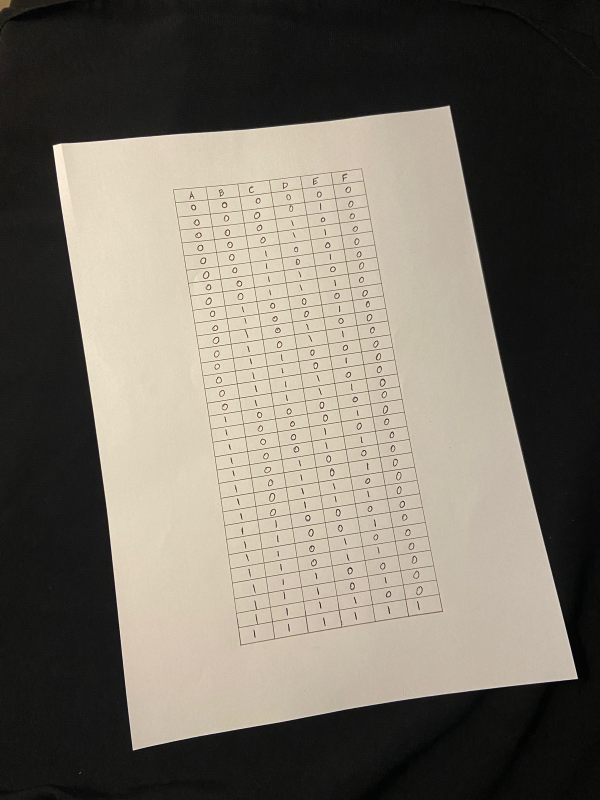
#> input picture Application/test.png, 1200 x 1600 px (shown at 1/2 size)
$ python -i Image_Preprocessing.py   (imports and definitions only)
#> lines starting #> are read from the running program, lines starting #| are printed output that depends on the picture; after the words box and inside, x2 and y2 are one past the last pixel; in counts of white or black regions, pixels touching at a corner belong together
#> further down, picture is the input picture: shape (1600, 1200, 3); mean B, G, R 100.7, 111.2, 117.3
import cv2
import ttg
from commonfunctions import *
import numpy as np
import skimage.io as io
import functools
# this helps to find the paper contour

def load_image(path):
    img = cv2.imread(path)
    return img
# this helps to find the paper contour
def find_biggest_contours(contours):
    biggest = np.array([])
    max_area = 0
    test = 0
    for i in contours:
        area = cv2.contourArea(i)
        if area > 15000:
            peri = cv2.arcLength(i, True)
            corners = cv2.approxPolyDP(i, 0.01 * peri, True)
            # to check that it is a rect and has the max area
            if area > max_area and len(corners) == 4:
                biggest = corners
                max_area = area
    return biggest
def Deskew(image:np.ndarray,show=False):
#> called with show = False
    img_original =  image.copy()
    img = image.copy()
    gray = cv2.cvtColor(img, cv2.COLOR_BGR2GRAY)

    # reduce unwanted noise very well while keeping edges fairly sharp
    gray = cv2.bilateralFilter(gray, 50, 15, 15)
    edged = cv2.Canny(gray, 50, 50)
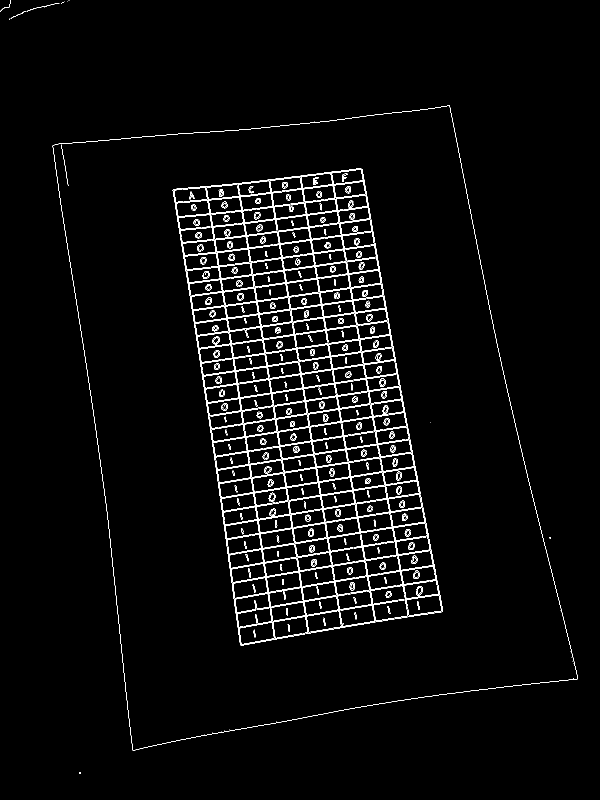
#> edged: shape (1600, 1200) (shown at 1/2 size); 2.7% white in thin lines or dots
    kernel = np.ones((7, 7))
    dilatedImg = cv2.dilate(edged, kernel, iterations=2)
#> dilatedImg: shape (1600, 1200); 19.8% white; 6 white regions, box (x1, y1, x2, y2) and area: (339, 330, 892, 1297) 315867, (99, 205, 1162, 1507) 61793, (12, 0, 145, 46) 2101, (0, 0, 28, 29) 552, (152, 1538, 168, 1554) 254, (854, 838, 867, 851) 169
    edged = cv2.erode(dilatedImg, kernel, iterations=1)
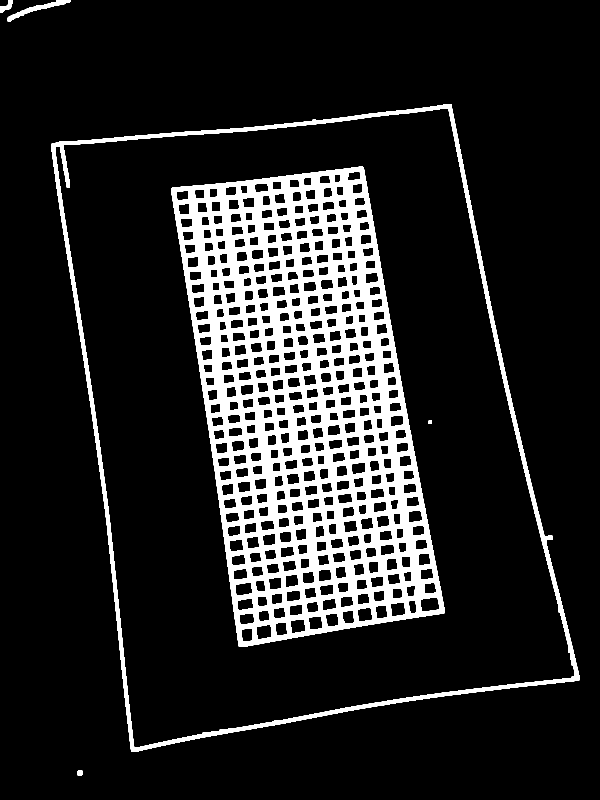
#> edged: shape (1600, 1200) (shown at 1/2 size); 13.7% white; 6 white regions

    # Contour detection
    contours, hierarchy = cv2.findContours(edged.copy(), cv2.RETR_TREE, cv2.CHAIN_APPROX_SIMPLE)
#> contours = 403 contours; largest, box (x1, y1, x2, y2) and area: (102, 208, 1159, 1504) 1003993, (110, 216, 1150, 1496) 975006, (342, 333, 889, 1294) 364568, (15, 0, 142, 43) 1018, (840, 1194, 879, 1224) 920
    Contour_Frames = img.copy()
    Contour_Frames = cv2.drawContours(Contour_Frames, contours, -1,  (0, 255, 0), 10)
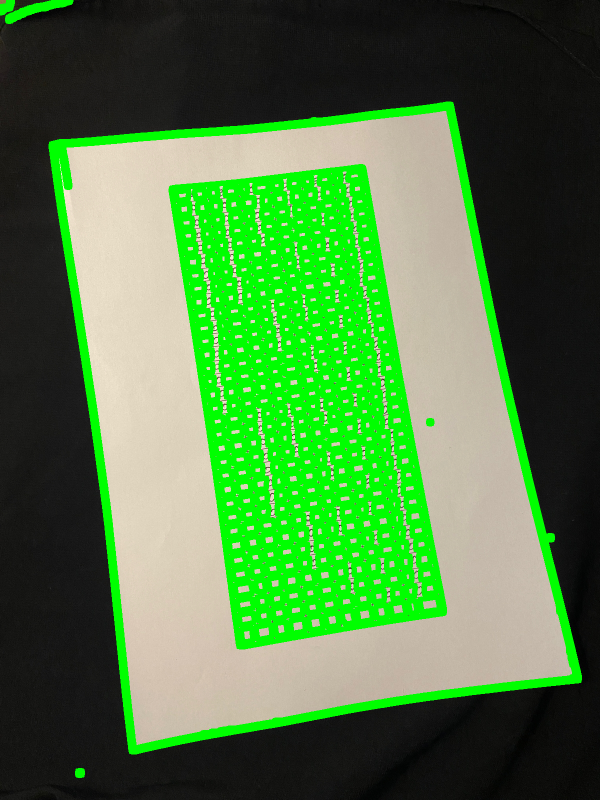
#> Contour_Frames: shape (1600, 1200, 3) (shown at 1/2 size); mean B, G, R 67, 126.9, 77.7
    if(show):   show_images([Contour_Frames])
    height, width, _ = img.shape
#> height = 1600; width = 1200
    biggest_contours = find_biggest_contours(contours)
#> the loop in find_biggest_contours, `for i in contours:` made 403 passes
#> (area, peri, biggest, max_area) on pass 2: (1003993, 4358.3, [[902, 208], [102, 288], [262, 1503], [1158, 1360]], 1003993)
#> (area, peri, corners) on pass 5: (364567.5, 2772.4, [[725, 333], [342, 377], [478, 1293], [888, 1226]])
#> after the loop in find_biggest_contours, `for i in contours:`: max_area = 1003993
#> biggest_contours = [[902, 208], [102, 288], [262, 1503], [1158, 1360]]
    if(len(biggest_contours)==0):
        biggest_contours= np.array([[0, 0], [width - 1, 0], [width - 1, height - 1], [0, height - 1]])
    if(show):    print(biggest_contours)
    new_img = cv2.drawContours(img, [biggest_contours], -1, (0, 255, 0), 3)
    if(show):   show_images([new_img])
    # reorder corner pixels (src)
    points = biggest_contours.reshape(4, 2)
#> points has the same summary as biggest_contours
    input_points = np.zeros((4, 2), dtype="float32")

    points_sum = points.sum(axis=1)
#> points_sum = [1110, 390, 1765, 2518]
    input_points[0] = points[np.argmin(points_sum)]
    input_points[3] = points[np.argmax(points_sum)]

    points_diff = np.diff(points, axis=1)
#> points_diff = [-694, 186, 1241, 202]
    input_points[1] = points[np.argmin(points_diff)]
    input_points[2] = points[np.argmax(points_diff)]


    (top_left, top_right, bottom_right, bottom_left) = input_points
    bottom_width = np.sqrt(((bottom_right[0] - bottom_left[0]) ** 2) + ((bottom_right[1] - bottom_left[1]) ** 2))
    top_width = np.sqrt(((top_right[0] - top_left[0]) ** 2) + ((top_right[1] - top_left[1]) ** 2))

    # Output image size
    max_width = max(int(bottom_width), int(top_width))
    max_height = int(max_width * 1.414)  # for A4

    # Desired points values in the output image (dest)
    converted_points = np.float32([[0, 0], [max_width, 0], [0, max_height], [max_width, max_height]])

    # Perspective transformation
    matrix = cv2.getPerspectiveTransform(input_points, converted_points)
    # calculate the transformation matrix
    img_output = cv2.warpPerspective(img_original, matrix, (max_width, max_height))
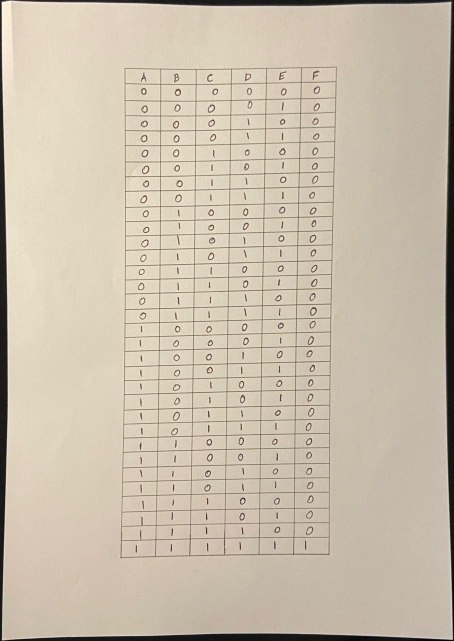
#> img_output: shape (1282, 907, 3) (shown at 1/2 size); mean B, G, R 172.5, 191, 202.3
    #calculate the final image
    return img_output
def thick_font(image):
    image = cv2.bitwise_not(image)
    kernel = np.ones((2,2),np.uint8)
    image = cv2.dilate(image, kernel, iterations=1)
    image = cv2.bitwise_not(image)
    image = cv2.morphologyEx(image, cv2.MORPH_OPEN, kernel,iterations=1)
    image = cv2.medianBlur(image, 3)
    return (image)
def remove_edges(img):
    image = img.copy()
    h = image.shape[0]
    w = image.shape[1]
    image=image[int(0.05*h):int(0.95*h), int(0.05*w):int(0.95*w)]
    image = cv2.resize(image,(w,h))
    return image

def expression_preprocessing(image):
    img=image.copy()
    Deskewed_image=Deskew(img)
    grey_Deskewed_image = cv2.cvtColor(Deskewed_image, cv2.COLOR_BGR2GRAY)
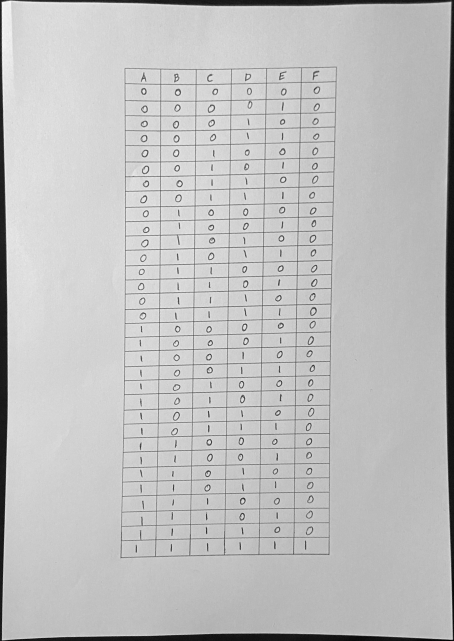
#> grey_Deskewed_image: shape (1282, 907) (shown at 1/2 size); min 1, max 252, mean 192.3
    '''
    the best thresholding of segmentation
    applying adaptiveThreshold to differentiate the forground from background
    255 is the maxvalue
    cv2.ADAPTIVE_THRESH_MEAN is the adaptive method
    cv2.THRESH_BINARY is the threshold type
    '''
    img_Thresholded = cv2.adaptiveThreshold(grey_Deskewed_image, 255, cv2.ADAPTIVE_THRESH_MEAN_C,cv2.THRESH_BINARY, 25, 5)
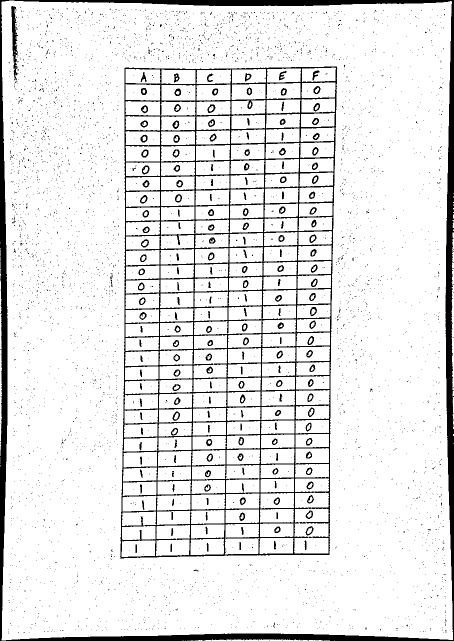
#> img_Thresholded: shape (1282, 907) (shown at 1/2 size); 90.4% white; 4395 black regions (4196 under 20 px), largest, box (x1, y1, x2, y2) and area: (240, 133, 675, 1118) 49300, (0, 0, 907, 1282) 38569, (22, 12, 36, 161) 969
    img_output=remove_edges(img_Thresholded)
#> in remove_edges, `image=image[int(0.05*h):int(0.95*h), int(0.05*w):int(0.95*w)]`: image: shape (1153, 816); 92.6% white; black in thin lines or dots
#> in remove_edges, `image = cv2.resize(image,(w,h))`:
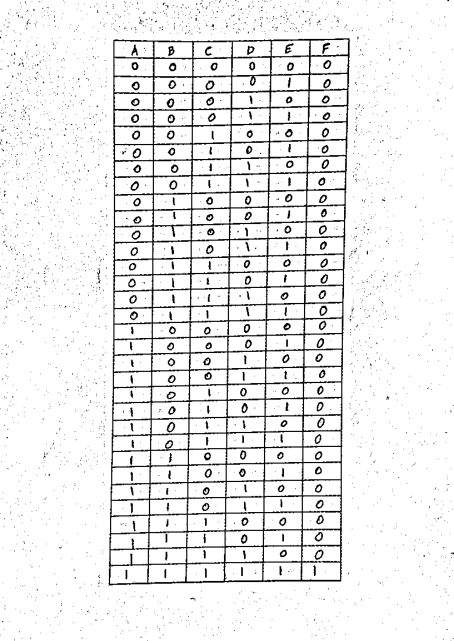
#> image: shape (1282, 907) (shown at 1/2 size); min 0, max 255, mean 236
    return img_output

def isTable_Size(img):
    h,w,_=img.shape
    area=h*w
    if (area<330000):
        return True
    else:
        return False

def Table_Preprocessing(image):
    paper=Deskew(image,show=False)
    #show_images([paper],["this the table after deskewing"])
    if(isTable_Size(paper)):
        return paper
    else:
        paper=remove_edges(paper)
        return paper

>>> import cv2
>>> picture = cv2.imread('test.png')
>>> result = expression_preprocessing(picture)

$ run again, on Application/table.png
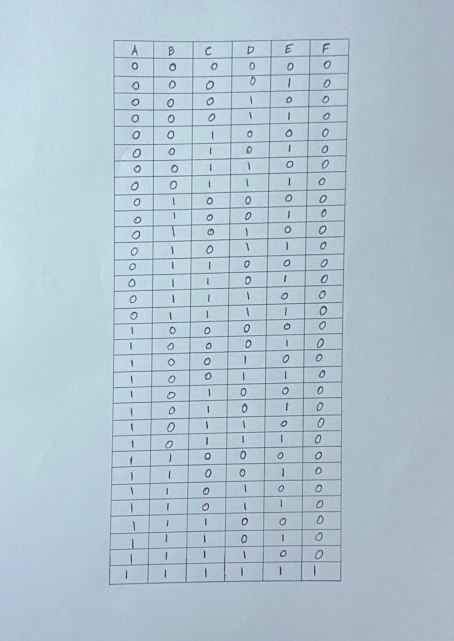
#> input picture Application/table.png, 907 x 1282 px (shown at 1/2 size)
#> picture is the input picture: shape (1282, 907, 3); mean B, G, R 208.6, 197, 177.5
#> dilatedImg: shape (1282, 907); 33.2% white; 1 white region, box (x1, y1, x2, y2) and area: (211, 70, 705, 1176) 386221
#> in Deskew, `edged = cv2.erode(dilatedImg, kernel, iterations=1)`:
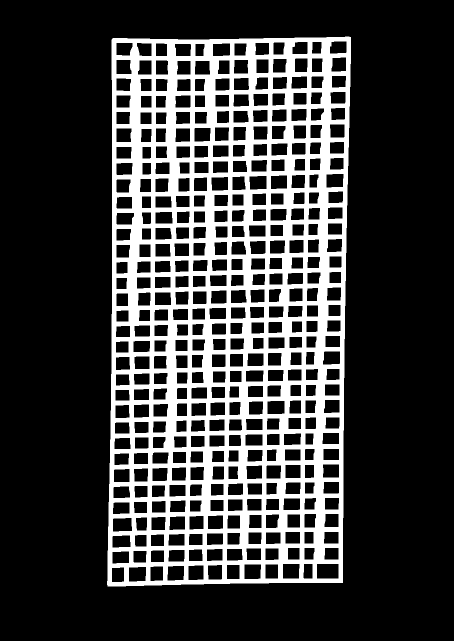
#> edged: shape (1282, 907) (shown at 1/2 size); 23.3% white; 1 white region
#> contours = 397 contours; largest, box (x1, y1, x2, y2) and area: (214, 73, 702, 1173) 511680, (633, 1127, 678, 1158) 1318, (225, 1035, 265, 1064) 1019, (257, 1133, 293, 1164) 1000, (565, 1127, 600, 1158) 998
#> the loop in find_biggest_contours, `for i in contours:` made 397 passes
#> (area, peri, biggest, max_area) on pass 1: (511679.5, 3152.5, [[701, 74], [223, 79], [215, 1172], [685, 1165]], 511679.5)
#> after the loop in find_biggest_contours, `for i in contours:`: max_area = 511679.5
#> biggest_contours = [[701, 74], [223, 79], [215, 1172], [685, 1165]]
#> points_sum = [775, 302, 1387, 1850]
#> points_diff = [-627, -144, 957, 480]
#> img_Thresholded: shape (675, 478); 82% white; black in thin lines or dots
#> in remove_edges, `image = cv2.resize(image,(w,h))`:
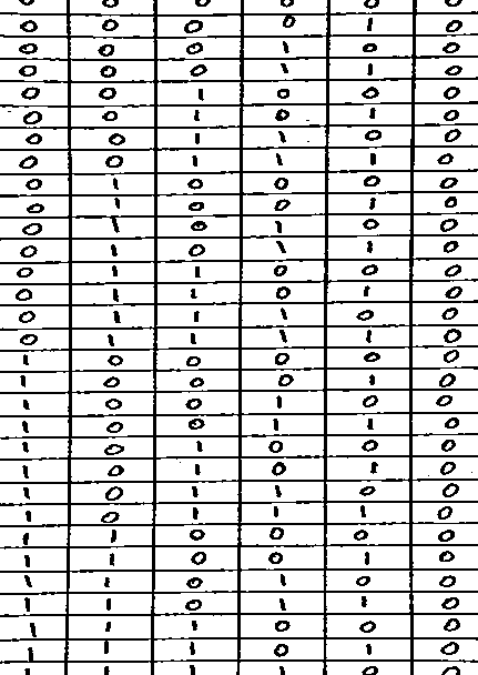
#> image: shape (675, 478); min 0, max 255, mean 210.1
